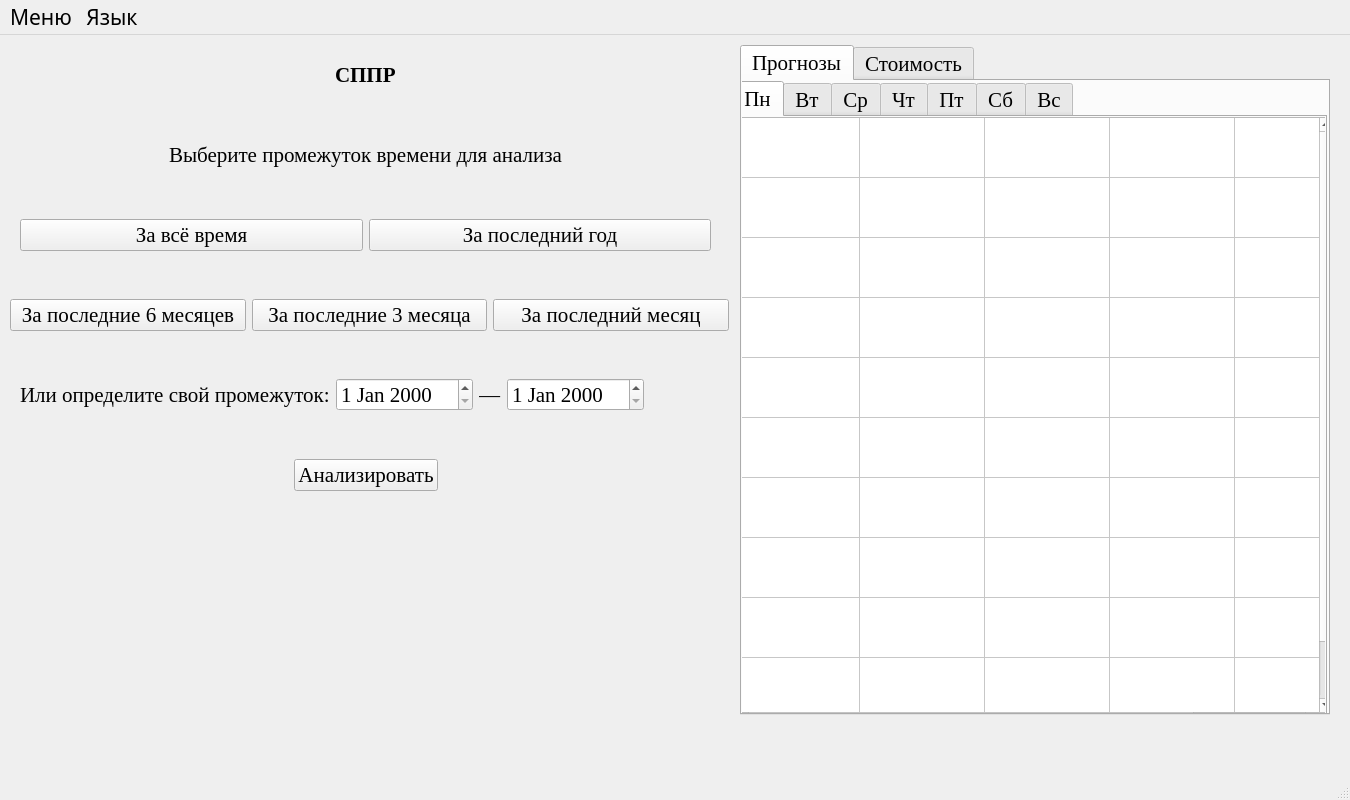
<?xml version="1.0" encoding="UTF-8"?>
<ui version="4.0">
 <class>MainWindow</class>
 <widget class="QMainWindow" name="MainWindow">
  <property name="geometry">
   <rect>
    <x>0</x>
    <y>0</y>
    <width>1350</width>
    <height>800</height>
   </rect>
  </property>
  <property name="windowTitle">
   <string>СППР</string>
  </property>
  <widget class="QWidget" name="centralwidget">
   <widget class="QWidget" name="horizontalLayoutWidget">
    <property name="geometry">
     <rect>
      <x>20</x>
      <y>160</y>
      <width>691</width>
      <height>80</height>
     </rect>
    </property>
    <property name="font">
     <font>
      <family>Times New Roman</family>
     </font>
    </property>
    <layout class="QHBoxLayout" name="horizontalLayout">
     <item>
      <widget class="QPushButton" name="all_time">
       <property name="font">
        <font>
         <family>Times New Roman</family>
         <pointsize>16</pointsize>
        </font>
       </property>
       <property name="text">
        <string>За всё время</string>
       </property>
      </widget>
     </item>
     <item>
      <widget class="QPushButton" name="last_year">
       <property name="font">
        <font>
         <family>Times New Roman</family>
         <pointsize>16</pointsize>
        </font>
       </property>
       <property name="text">
        <string>За последний год</string>
       </property>
      </widget>
     </item>
    </layout>
   </widget>
   <widget class="QWidget" name="horizontalLayoutWidget_2">
    <property name="geometry">
     <rect>
      <x>20</x>
      <y>80</y>
      <width>691</width>
      <height>80</height>
     </rect>
    </property>
    <property name="font">
     <font>
      <family>Times New Roman</family>
     </font>
    </property>
    <layout class="QHBoxLayout" name="horizontalLayout_2">
     <item>
      <spacer name="horizontalSpacer">
       <property name="font">
        <font>
         <family>Times New Roman</family>
        </font>
       </property>
       <property name="orientation">
        <enum>Qt::Horizontal</enum>
       </property>
       <property name="sizeHint" stdset="0">
        <size>
         <width>40</width>
         <height>20</height>
        </size>
       </property>
      </spacer>
     </item>
     <item>
      <widget class="QLabel" name="label">
       <property name="font">
        <font>
         <family>Times New Roman</family>
         <pointsize>16</pointsize>
        </font>
       </property>
       <property name="text">
        <string>Выберите промежуток времени для анализа</string>
       </property>
      </widget>
     </item>
     <item>
      <spacer name="horizontalSpacer_2">
       <property name="font">
        <font>
         <family>Times New Roman</family>
        </font>
       </property>
       <property name="orientation">
        <enum>Qt::Horizontal</enum>
       </property>
       <property name="sizeHint" stdset="0">
        <size>
         <width>40</width>
         <height>20</height>
        </size>
       </property>
      </spacer>
     </item>
    </layout>
   </widget>
   <widget class="QWidget" name="horizontalLayoutWidget_3">
    <property name="geometry">
     <rect>
      <x>20</x>
      <y>0</y>
      <width>691</width>
      <height>80</height>
     </rect>
    </property>
    <property name="font">
     <font>
      <family>Times New Roman</family>
     </font>
    </property>
    <layout class="QHBoxLayout" name="horizontalLayout_4">
     <item>
      <spacer name="horizontalSpacer_3">
       <property name="font">
        <font>
         <family>Times New Roman</family>
        </font>
       </property>
       <property name="orientation">
        <enum>Qt::Horizontal</enum>
       </property>
       <property name="sizeHint" stdset="0">
        <size>
         <width>40</width>
         <height>20</height>
        </size>
       </property>
      </spacer>
     </item>
     <item>
      <widget class="QLabel" name="label_5">
       <property name="font">
        <font>
         <family>Times New Roman</family>
         <pointsize>16</pointsize>
         <bold>true</bold>
        </font>
       </property>
       <property name="text">
        <string>СППР</string>
       </property>
      </widget>
     </item>
     <item>
      <spacer name="horizontalSpacer_4">
       <property name="font">
        <font>
         <family>Times New Roman</family>
        </font>
       </property>
       <property name="orientation">
        <enum>Qt::Horizontal</enum>
       </property>
       <property name="sizeHint" stdset="0">
        <size>
         <width>40</width>
         <height>20</height>
        </size>
       </property>
      </spacer>
     </item>
    </layout>
   </widget>
   <widget class="QWidget" name="horizontalLayoutWidget_4">
    <property name="geometry">
     <rect>
      <x>20</x>
      <y>320</y>
      <width>782</width>
      <height>80</height>
     </rect>
    </property>
    <property name="font">
     <font>
      <family>Times New Roman</family>
     </font>
    </property>
    <layout class="QHBoxLayout" name="horizontalLayout_5">
     <item>
      <widget class="QLabel" name="label_2">
       <property name="font">
        <font>
         <family>Times New Roman</family>
         <pointsize>16</pointsize>
        </font>
       </property>
       <property name="text">
        <string>Или определите свой промежуток:</string>
       </property>
      </widget>
     </item>
     <item>
      <widget class="QDateEdit" name="date_start">
       <property name="font">
        <font>
         <family>Times New Roman</family>
         <pointsize>16</pointsize>
        </font>
       </property>
      </widget>
     </item>
     <item>
      <widget class="QLabel" name="label_3">
       <property name="font">
        <font>
         <family>Times New Roman</family>
         <pointsize>16</pointsize>
        </font>
       </property>
       <property name="text">
        <string>—</string>
       </property>
      </widget>
     </item>
     <item>
      <widget class="QDateEdit" name="date_end">
       <property name="font">
        <font>
         <family>Times New Roman</family>
         <pointsize>16</pointsize>
        </font>
       </property>
      </widget>
     </item>
     <item>
      <spacer name="horizontalSpacer_5">
       <property name="font">
        <font>
         <family>Times New Roman</family>
        </font>
       </property>
       <property name="orientation">
        <enum>Qt::Horizontal</enum>
       </property>
       <property name="sizeHint" stdset="0">
        <size>
         <width>0</width>
         <height>0</height>
        </size>
       </property>
      </spacer>
     </item>
    </layout>
   </widget>
   <widget class="QWidget" name="horizontalLayoutWidget_5">
    <property name="geometry">
     <rect>
      <x>20</x>
      <y>400</y>
      <width>691</width>
      <height>80</height>
     </rect>
    </property>
    <property name="font">
     <font>
      <family>Times New Roman</family>
     </font>
    </property>
    <layout class="QHBoxLayout" name="horizontalLayout_6">
     <item>
      <spacer name="horizontalSpacer_6">
       <property name="font">
        <font>
         <family>Times New Roman</family>
        </font>
       </property>
       <property name="orientation">
        <enum>Qt::Horizontal</enum>
       </property>
       <property name="sizeHint" stdset="0">
        <size>
         <width>40</width>
         <height>20</height>
        </size>
       </property>
      </spacer>
     </item>
     <item>
      <widget class="QPushButton" name="analyze">
       <property name="font">
        <font>
         <family>Times New Roman</family>
         <pointsize>16</pointsize>
        </font>
       </property>
       <property name="text">
        <string>Анализировать</string>
       </property>
      </widget>
     </item>
     <item>
      <spacer name="horizontalSpacer_7">
       <property name="font">
        <font>
         <family>Times New Roman</family>
        </font>
       </property>
       <property name="orientation">
        <enum>Qt::Horizontal</enum>
       </property>
       <property name="sizeHint" stdset="0">
        <size>
         <width>40</width>
         <height>20</height>
        </size>
       </property>
      </spacer>
     </item>
    </layout>
   </widget>
   <widget class="QWidget" name="horizontalLayoutWidget_7">
    <property name="geometry">
     <rect>
      <x>10</x>
      <y>240</y>
      <width>719</width>
      <height>80</height>
     </rect>
    </property>
    <property name="font">
     <font>
      <family>Times New Roman</family>
     </font>
    </property>
    <layout class="QHBoxLayout" name="horizontalLayout_3">
     <item>
      <widget class="QPushButton" name="last_6_month">
       <property name="font">
        <font>
         <family>Times New Roman</family>
         <pointsize>16</pointsize>
        </font>
       </property>
       <property name="text">
        <string>За последние 6 месяцев</string>
       </property>
      </widget>
     </item>
     <item>
      <widget class="QPushButton" name="last_3_month">
       <property name="font">
        <font>
         <family>Times New Roman</family>
         <pointsize>16</pointsize>
        </font>
       </property>
       <property name="text">
        <string>За последние 3 месяца</string>
       </property>
      </widget>
     </item>
     <item>
      <widget class="QPushButton" name="last_month">
       <property name="font">
        <font>
         <family>Times New Roman</family>
         <pointsize>16</pointsize>
        </font>
       </property>
       <property name="text">
        <string>За последний месяц</string>
       </property>
      </widget>
     </item>
    </layout>
   </widget>
   <widget class="QTabWidget" name="tabWidget_2">
    <property name="geometry">
     <rect>
      <x>740</x>
      <y>10</y>
      <width>590</width>
      <height>670</height>
     </rect>
    </property>
    <property name="font">
     <font>
      <family>Times New Roman</family>
      <pointsize>16</pointsize>
     </font>
    </property>
    <property name="currentIndex">
     <number>0</number>
    </property>
    <widget class="QWidget" name="tab">
     <attribute name="title">
      <string>Прогнозы</string>
     </attribute>
     <widget class="QTabWidget" name="tabWidget">
      <property name="geometry">
       <rect>
        <x>-10</x>
        <y>0</y>
        <width>595</width>
        <height>640</height>
       </rect>
      </property>
      <property name="font">
       <font>
        <family>Times New Roman</family>
        <pointsize>16</pointsize>
       </font>
      </property>
      <property name="currentIndex">
       <number>0</number>
      </property>
      <widget class="QWidget" name="tab_3">
       <attribute name="title">
        <string>Пн</string>
       </attribute>
       <widget class="QTableWidget" name="predict_table_1">
        <property name="geometry">
         <rect>
          <x>0</x>
          <y>0</y>
          <width>600</width>
          <height>610</height>
         </rect>
        </property>
        <property name="font">
         <font>
          <family>Times New Roman</family>
          <pointsize>16</pointsize>
         </font>
        </property>
        <property name="rowCount">
         <number>10</number>
        </property>
        <property name="columnCount">
         <number>5</number>
        </property>
        <attribute name="horizontalHeaderVisible">
         <bool>false</bool>
        </attribute>
        <attribute name="horizontalHeaderDefaultSectionSize">
         <number>125</number>
        </attribute>
        <attribute name="verticalHeaderVisible">
         <bool>false</bool>
        </attribute>
        <attribute name="verticalHeaderCascadingSectionResizes">
         <bool>true</bool>
        </attribute>
        <attribute name="verticalHeaderMinimumSectionSize">
         <number>60</number>
        </attribute>
        <row/>
        <row/>
        <row/>
        <row/>
        <row/>
        <row/>
        <row/>
        <row/>
        <row/>
        <row/>
        <column/>
        <column/>
        <column/>
        <column/>
        <column/>
       </widget>
      </widget>
      <widget class="QWidget" name="tab_4">
       <attribute name="title">
        <string>Вт</string>
       </attribute>
       <widget class="QTableWidget" name="predict_table_2">
        <property name="geometry">
         <rect>
          <x>0</x>
          <y>0</y>
          <width>600</width>
          <height>610</height>
         </rect>
        </property>
        <property name="font">
         <font>
          <family>Times New Roman</family>
          <pointsize>16</pointsize>
         </font>
        </property>
        <property name="rowCount">
         <number>10</number>
        </property>
        <property name="columnCount">
         <number>5</number>
        </property>
        <attribute name="horizontalHeaderVisible">
         <bool>false</bool>
        </attribute>
        <attribute name="horizontalHeaderDefaultSectionSize">
         <number>125</number>
        </attribute>
        <attribute name="verticalHeaderVisible">
         <bool>false</bool>
        </attribute>
        <attribute name="verticalHeaderCascadingSectionResizes">
         <bool>true</bool>
        </attribute>
        <attribute name="verticalHeaderMinimumSectionSize">
         <number>60</number>
        </attribute>
        <row/>
        <row/>
        <row/>
        <row/>
        <row/>
        <row/>
        <row/>
        <row/>
        <row/>
        <row/>
        <column/>
        <column/>
        <column/>
        <column/>
        <column/>
       </widget>
      </widget>
      <widget class="QWidget" name="tab_5">
       <attribute name="title">
        <string>Ср</string>
       </attribute>
       <widget class="QTableWidget" name="predict_table_3">
        <property name="geometry">
         <rect>
          <x>0</x>
          <y>0</y>
          <width>600</width>
          <height>610</height>
         </rect>
        </property>
        <property name="font">
         <font>
          <family>Times New Roman</family>
          <pointsize>16</pointsize>
         </font>
        </property>
        <property name="rowCount">
         <number>10</number>
        </property>
        <property name="columnCount">
         <number>5</number>
        </property>
        <attribute name="horizontalHeaderVisible">
         <bool>false</bool>
        </attribute>
        <attribute name="horizontalHeaderDefaultSectionSize">
         <number>125</number>
        </attribute>
        <attribute name="verticalHeaderVisible">
         <bool>false</bool>
        </attribute>
        <attribute name="verticalHeaderCascadingSectionResizes">
         <bool>true</bool>
        </attribute>
        <attribute name="verticalHeaderMinimumSectionSize">
         <number>60</number>
        </attribute>
        <row/>
        <row/>
        <row/>
        <row/>
        <row/>
        <row/>
        <row/>
        <row/>
        <row/>
        <row/>
        <column/>
        <column/>
        <column/>
        <column/>
        <column/>
       </widget>
      </widget>
      <widget class="QWidget" name="tab_6">
       <attribute name="title">
        <string>Чт</string>
       </attribute>
       <widget class="QTableWidget" name="predict_table_4">
        <property name="geometry">
         <rect>
          <x>0</x>
          <y>0</y>
          <width>600</width>
          <height>610</height>
         </rect>
        </property>
        <property name="font">
         <font>
          <family>Times New Roman</family>
          <pointsize>16</pointsize>
         </font>
        </property>
        <property name="rowCount">
         <number>10</number>
        </property>
        <property name="columnCount">
         <number>5</number>
        </property>
        <attribute name="horizontalHeaderVisible">
         <bool>false</bool>
        </attribute>
        <attribute name="horizontalHeaderDefaultSectionSize">
         <number>125</number>
        </attribute>
        <attribute name="verticalHeaderVisible">
         <bool>false</bool>
        </attribute>
        <attribute name="verticalHeaderCascadingSectionResizes">
         <bool>true</bool>
        </attribute>
        <attribute name="verticalHeaderMinimumSectionSize">
         <number>60</number>
        </attribute>
        <row/>
        <row/>
        <row/>
        <row/>
        <row/>
        <row/>
        <row/>
        <row/>
        <row/>
        <row/>
        <column/>
        <column/>
        <column/>
        <column/>
        <column/>
       </widget>
      </widget>
      <widget class="QWidget" name="tab_7">
       <attribute name="title">
        <string>Пт</string>
       </attribute>
       <widget class="QTableWidget" name="predict_table_5">
        <property name="geometry">
         <rect>
          <x>0</x>
          <y>0</y>
          <width>600</width>
          <height>610</height>
         </rect>
        </property>
        <property name="font">
         <font>
          <family>Times New Roman</family>
          <pointsize>16</pointsize>
         </font>
        </property>
        <property name="rowCount">
         <number>10</number>
        </property>
        <property name="columnCount">
         <number>5</number>
        </property>
        <attribute name="horizontalHeaderVisible">
         <bool>false</bool>
        </attribute>
        <attribute name="horizontalHeaderDefaultSectionSize">
         <number>125</number>
        </attribute>
        <attribute name="verticalHeaderVisible">
         <bool>false</bool>
        </attribute>
        <attribute name="verticalHeaderCascadingSectionResizes">
         <bool>true</bool>
        </attribute>
        <attribute name="verticalHeaderMinimumSectionSize">
         <number>60</number>
        </attribute>
        <row/>
        <row/>
        <row/>
        <row/>
        <row/>
        <row/>
        <row/>
        <row/>
        <row/>
        <row/>
        <column/>
        <column/>
        <column/>
        <column/>
        <column/>
       </widget>
      </widget>
      <widget class="QWidget" name="tab_8">
       <attribute name="title">
        <string>Сб</string>
       </attribute>
       <widget class="QTableWidget" name="predict_table_6">
        <property name="geometry">
         <rect>
          <x>0</x>
          <y>0</y>
          <width>600</width>
          <height>610</height>
         </rect>
        </property>
        <property name="font">
         <font>
          <family>Times New Roman</family>
          <pointsize>16</pointsize>
         </font>
        </property>
        <property name="rowCount">
         <number>10</number>
        </property>
        <property name="columnCount">
         <number>5</number>
        </property>
        <attribute name="horizontalHeaderVisible">
         <bool>false</bool>
        </attribute>
        <attribute name="horizontalHeaderDefaultSectionSize">
         <number>125</number>
        </attribute>
        <attribute name="verticalHeaderVisible">
         <bool>false</bool>
        </attribute>
        <attribute name="verticalHeaderCascadingSectionResizes">
         <bool>true</bool>
        </attribute>
        <attribute name="verticalHeaderMinimumSectionSize">
         <number>60</number>
        </attribute>
        <row/>
        <row/>
        <row/>
        <row/>
        <row/>
        <row/>
        <row/>
        <row/>
        <row/>
        <row/>
        <column/>
        <column/>
        <column/>
        <column/>
        <column/>
       </widget>
      </widget>
      <widget class="QWidget" name="tab_9">
       <attribute name="title">
        <string>Вс</string>
       </attribute>
       <widget class="QTableWidget" name="predict_table_7">
        <property name="geometry">
         <rect>
          <x>0</x>
          <y>0</y>
          <width>600</width>
          <height>610</height>
         </rect>
        </property>
        <property name="font">
         <font>
          <family>Times New Roman</family>
          <pointsize>16</pointsize>
         </font>
        </property>
        <property name="rowCount">
         <number>10</number>
        </property>
        <property name="columnCount">
         <number>5</number>
        </property>
        <attribute name="horizontalHeaderVisible">
         <bool>false</bool>
        </attribute>
        <attribute name="horizontalHeaderDefaultSectionSize">
         <number>125</number>
        </attribute>
        <attribute name="verticalHeaderVisible">
         <bool>false</bool>
        </attribute>
        <attribute name="verticalHeaderCascadingSectionResizes">
         <bool>true</bool>
        </attribute>
        <attribute name="verticalHeaderMinimumSectionSize">
         <number>60</number>
        </attribute>
        <row/>
        <row/>
        <row/>
        <row/>
        <row/>
        <row/>
        <row/>
        <row/>
        <row/>
        <row/>
        <column/>
        <column/>
        <column/>
        <column/>
        <column/>
       </widget>
      </widget>
     </widget>
    </widget>
    <widget class="QWidget" name="tab_2">
     <attribute name="title">
      <string>Стоимость</string>
     </attribute>
     <widget class="QTabWidget" name="tabWidget_3">
      <property name="geometry">
       <rect>
        <x>-10</x>
        <y>0</y>
        <width>595</width>
        <height>640</height>
       </rect>
      </property>
      <property name="font">
       <font>
        <family>Times New Roman</family>
        <pointsize>16</pointsize>
       </font>
      </property>
      <property name="currentIndex">
       <number>0</number>
      </property>
      <widget class="QWidget" name="tab_10">
       <attribute name="title">
        <string>Пн</string>
       </attribute>
       <widget class="QTableWidget" name="cost_table_1">
        <property name="geometry">
         <rect>
          <x>0</x>
          <y>0</y>
          <width>600</width>
          <height>610</height>
         </rect>
        </property>
        <property name="font">
         <font>
          <family>Times New Roman</family>
          <pointsize>16</pointsize>
         </font>
        </property>
        <property name="rowCount">
         <number>10</number>
        </property>
        <property name="columnCount">
         <number>5</number>
        </property>
        <attribute name="horizontalHeaderVisible">
         <bool>false</bool>
        </attribute>
        <attribute name="horizontalHeaderDefaultSectionSize">
         <number>125</number>
        </attribute>
        <attribute name="verticalHeaderVisible">
         <bool>false</bool>
        </attribute>
        <attribute name="verticalHeaderCascadingSectionResizes">
         <bool>true</bool>
        </attribute>
        <attribute name="verticalHeaderMinimumSectionSize">
         <number>60</number>
        </attribute>
        <row/>
        <row/>
        <row/>
        <row/>
        <row/>
        <row/>
        <row/>
        <row/>
        <row/>
        <row/>
        <column/>
        <column/>
        <column/>
        <column/>
        <column/>
       </widget>
      </widget>
      <widget class="QWidget" name="tab_11">
       <attribute name="title">
        <string>Вт</string>
       </attribute>
       <widget class="QTableWidget" name="cost_table_2">
        <property name="geometry">
         <rect>
          <x>0</x>
          <y>0</y>
          <width>600</width>
          <height>610</height>
         </rect>
        </property>
        <property name="font">
         <font>
          <family>Times New Roman</family>
          <pointsize>16</pointsize>
         </font>
        </property>
        <property name="rowCount">
         <number>10</number>
        </property>
        <property name="columnCount">
         <number>5</number>
        </property>
        <attribute name="horizontalHeaderVisible">
         <bool>false</bool>
        </attribute>
        <attribute name="horizontalHeaderDefaultSectionSize">
         <number>125</number>
        </attribute>
        <attribute name="verticalHeaderVisible">
         <bool>false</bool>
        </attribute>
        <attribute name="verticalHeaderCascadingSectionResizes">
         <bool>true</bool>
        </attribute>
        <attribute name="verticalHeaderMinimumSectionSize">
         <number>60</number>
        </attribute>
        <row/>
        <row/>
        <row/>
        <row/>
        <row/>
        <row/>
        <row/>
        <row/>
        <row/>
        <row/>
        <column/>
        <column/>
        <column/>
        <column/>
        <column/>
       </widget>
      </widget>
      <widget class="QWidget" name="tab_12">
       <attribute name="title">
        <string>Ср</string>
       </attribute>
       <widget class="QTableWidget" name="cost_table_3">
        <property name="geometry">
         <rect>
          <x>0</x>
          <y>0</y>
          <width>600</width>
          <height>610</height>
         </rect>
        </property>
        <property name="font">
         <font>
          <family>Times New Roman</family>
          <pointsize>16</pointsize>
         </font>
        </property>
        <property name="rowCount">
         <number>10</number>
        </property>
        <property name="columnCount">
         <number>5</number>
        </property>
        <attribute name="horizontalHeaderVisible">
         <bool>false</bool>
        </attribute>
        <attribute name="horizontalHeaderDefaultSectionSize">
         <number>125</number>
        </attribute>
        <attribute name="verticalHeaderVisible">
         <bool>false</bool>
        </attribute>
        <attribute name="verticalHeaderCascadingSectionResizes">
         <bool>true</bool>
        </attribute>
        <attribute name="verticalHeaderMinimumSectionSize">
         <number>60</number>
        </attribute>
        <row/>
        <row/>
        <row/>
        <row/>
        <row/>
        <row/>
        <row/>
        <row/>
        <row/>
        <row/>
        <column/>
        <column/>
        <column/>
        <column/>
        <column/>
       </widget>
      </widget>
      <widget class="QWidget" name="tab_13">
       <attribute name="title">
        <string>Чт</string>
       </attribute>
       <widget class="QTableWidget" name="cost_table_4">
        <property name="geometry">
         <rect>
          <x>0</x>
          <y>0</y>
          <width>600</width>
          <height>610</height>
         </rect>
        </property>
        <property name="font">
         <font>
          <family>Times New Roman</family>
          <pointsize>16</pointsize>
         </font>
        </property>
        <property name="rowCount">
         <number>10</number>
        </property>
        <property name="columnCount">
         <number>5</number>
        </property>
        <attribute name="horizontalHeaderVisible">
         <bool>false</bool>
        </attribute>
        <attribute name="horizontalHeaderDefaultSectionSize">
         <number>125</number>
        </attribute>
        <attribute name="verticalHeaderVisible">
         <bool>false</bool>
        </attribute>
        <attribute name="verticalHeaderCascadingSectionResizes">
         <bool>true</bool>
        </attribute>
        <attribute name="verticalHeaderMinimumSectionSize">
         <number>60</number>
        </attribute>
        <row/>
        <row/>
        <row/>
        <row/>
        <row/>
        <row/>
        <row/>
        <row/>
        <row/>
        <row/>
        <column/>
        <column/>
        <column/>
        <column/>
        <column/>
       </widget>
      </widget>
      <widget class="QWidget" name="tab_14">
       <attribute name="title">
        <string>Пт</string>
       </attribute>
       <widget class="QTableWidget" name="cost_table_5">
        <property name="geometry">
         <rect>
          <x>0</x>
          <y>0</y>
          <width>600</width>
          <height>610</height>
         </rect>
        </property>
        <property name="font">
         <font>
          <family>Times New Roman</family>
          <pointsize>16</pointsize>
         </font>
        </property>
        <property name="rowCount">
         <number>10</number>
        </property>
        <property name="columnCount">
         <number>5</number>
        </property>
        <attribute name="horizontalHeaderVisible">
         <bool>false</bool>
        </attribute>
        <attribute name="horizontalHeaderDefaultSectionSize">
         <number>125</number>
        </attribute>
        <attribute name="verticalHeaderVisible">
         <bool>false</bool>
        </attribute>
        <attribute name="verticalHeaderCascadingSectionResizes">
         <bool>true</bool>
        </attribute>
        <attribute name="verticalHeaderMinimumSectionSize">
         <number>60</number>
        </attribute>
        <row/>
        <row/>
        <row/>
        <row/>
        <row/>
        <row/>
        <row/>
        <row/>
        <row/>
        <row/>
        <column/>
        <column/>
        <column/>
        <column/>
        <column/>
       </widget>
      </widget>
      <widget class="QWidget" name="tab_15">
       <attribute name="title">
        <string>Сб</string>
       </attribute>
       <widget class="QTableWidget" name="cost_table_6">
        <property name="geometry">
         <rect>
          <x>0</x>
          <y>0</y>
          <width>600</width>
          <height>610</height>
         </rect>
        </property>
        <property name="font">
         <font>
          <family>Times New Roman</family>
          <pointsize>16</pointsize>
         </font>
        </property>
        <property name="rowCount">
         <number>10</number>
        </property>
        <property name="columnCount">
         <number>5</number>
        </property>
        <attribute name="horizontalHeaderVisible">
         <bool>false</bool>
        </attribute>
        <attribute name="horizontalHeaderDefaultSectionSize">
         <number>125</number>
        </attribute>
        <attribute name="verticalHeaderVisible">
         <bool>false</bool>
        </attribute>
        <attribute name="verticalHeaderCascadingSectionResizes">
         <bool>true</bool>
        </attribute>
        <attribute name="verticalHeaderMinimumSectionSize">
         <number>60</number>
        </attribute>
        <row/>
        <row/>
        <row/>
        <row/>
        <row/>
        <row/>
        <row/>
        <row/>
        <row/>
        <row/>
        <column/>
        <column/>
        <column/>
        <column/>
        <column/>
       </widget>
      </widget>
      <widget class="QWidget" name="tab_16">
       <attribute name="title">
        <string>Вс</string>
       </attribute>
       <widget class="QTableWidget" name="cost_table_7">
        <property name="geometry">
         <rect>
          <x>0</x>
          <y>0</y>
          <width>600</width>
          <height>610</height>
         </rect>
        </property>
        <property name="font">
         <font>
          <family>Times New Roman</family>
          <pointsize>16</pointsize>
         </font>
        </property>
        <property name="rowCount">
         <number>10</number>
        </property>
        <property name="columnCount">
         <number>5</number>
        </property>
        <attribute name="horizontalHeaderVisible">
         <bool>false</bool>
        </attribute>
        <attribute name="horizontalHeaderDefaultSectionSize">
         <number>125</number>
        </attribute>
        <attribute name="verticalHeaderVisible">
         <bool>false</bool>
        </attribute>
        <attribute name="verticalHeaderCascadingSectionResizes">
         <bool>true</bool>
        </attribute>
        <attribute name="verticalHeaderMinimumSectionSize">
         <number>60</number>
        </attribute>
        <row/>
        <row/>
        <row/>
        <row/>
        <row/>
        <row/>
        <row/>
        <row/>
        <row/>
        <row/>
        <column/>
        <column/>
        <column/>
        <column/>
        <column/>
       </widget>
      </widget>
     </widget>
    </widget>
   </widget>
  </widget>
  <widget class="QMenuBar" name="menubar">
   <property name="geometry">
    <rect>
     <x>0</x>
     <y>0</y>
     <width>1350</width>
     <height>30</height>
    </rect>
   </property>
   <property name="font">
    <font>
     <family>Fira Sans</family>
     <pointsize>16</pointsize>
    </font>
   </property>
   <widget class="QMenu" name="menu">
    <property name="font">
     <font>
      <family>Fira Sans</family>
      <pointsize>16</pointsize>
     </font>
    </property>
    <property name="title">
     <string>Меню</string>
    </property>
    <addaction name="action_1"/>
    <addaction name="action_2"/>
    <addaction name="separator"/>
    <addaction name="action_exit"/>
   </widget>
   <widget class="QMenu" name="menu_2">
    <property name="title">
     <string>Язык</string>
    </property>
    <addaction name="en_lang"/>
    <addaction name="uk_lang"/>
    <addaction name="ru_lang"/>
   </widget>
   <addaction name="menu"/>
   <addaction name="menu_2"/>
  </widget>
  <widget class="QStatusBar" name="statusbar"/>
  <action name="action_1">
   <property name="text">
    <string>Путь к бд</string>
   </property>
   <property name="font">
    <font>
     <family>Times New Roman</family>
     <pointsize>16</pointsize>
    </font>
   </property>
  </action>
  <action name="action_2">
   <property name="text">
    <string>Стоимость часа работы</string>
   </property>
   <property name="font">
    <font>
     <family>Times New Roman</family>
     <pointsize>16</pointsize>
    </font>
   </property>
  </action>
  <action name="action_3">
   <property name="text">
    <string>выход</string>
   </property>
  </action>
  <action name="action_exit">
   <property name="text">
    <string>Выход</string>
   </property>
   <property name="font">
    <font>
     <family>Times New Roman</family>
     <pointsize>16</pointsize>
    </font>
   </property>
  </action>
  <action name="en_lang">
   <property name="text">
    <string>English</string>
   </property>
   <property name="font">
    <font>
     <family>Times New Roman</family>
     <pointsize>16</pointsize>
    </font>
   </property>
  </action>
  <action name="uk_lang">
   <property name="text">
    <string>Українська</string>
   </property>
   <property name="font">
    <font>
     <family>Times New Roman</family>
     <pointsize>16</pointsize>
    </font>
   </property>
  </action>
  <action name="ru_lang">
   <property name="text">
    <string>Русский</string>
   </property>
   <property name="font">
    <font>
     <family>Times New Roman</family>
     <pointsize>16</pointsize>
    </font>
   </property>
  </action>
 </widget>
 <resources/>
 <connections/>
</ui>
